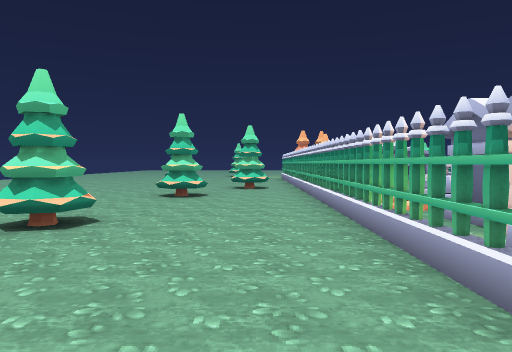
[1] (above)

24 first-person views from a walk through a level from a Godot 3-D game. The camera is 1.5 m above the floor, tilts 2° down and sees 70° across. Doors that lead somewhere are drawn open, without their leaves. The floor is counted in squares, 1.8 m on a side. Each view is taken from the middle of a square. On the plan, view 1 faces up. The plan holds only what a view shows up to about 12 squares ahead; the rest is blank. The place goes on beyond the plan.

[2]
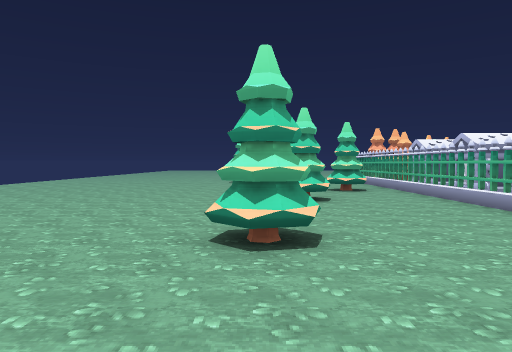

[3]
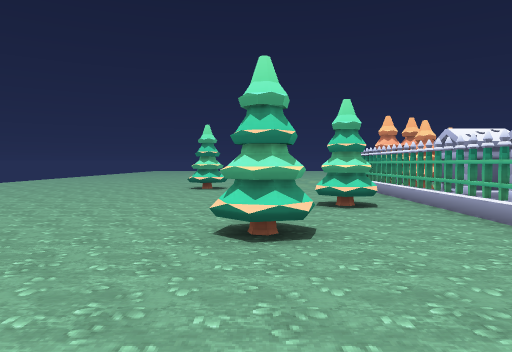

[4]
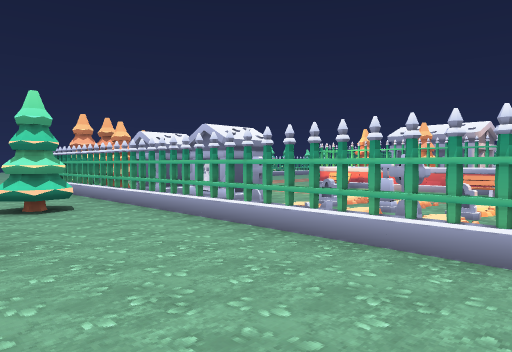

[5]
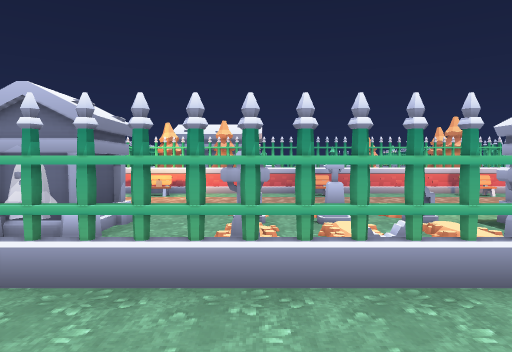

[6]
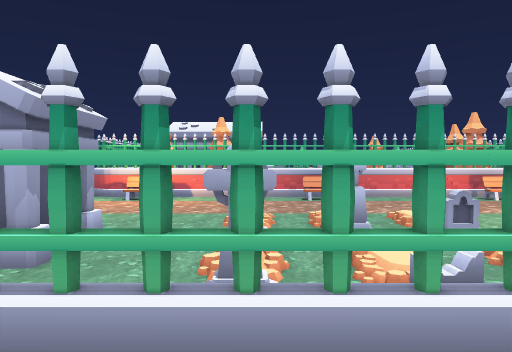

[7]
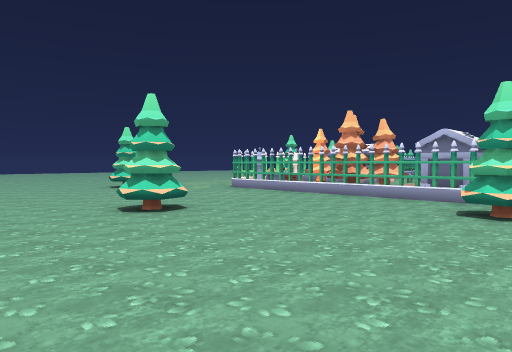

[8]
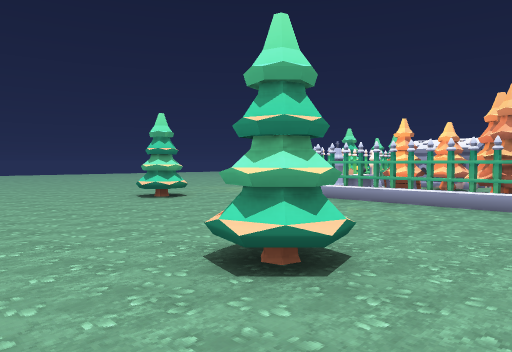

[9]
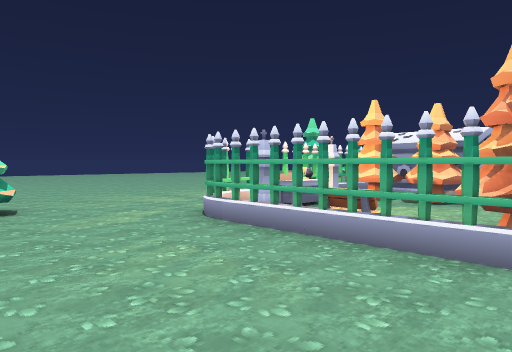

[10]
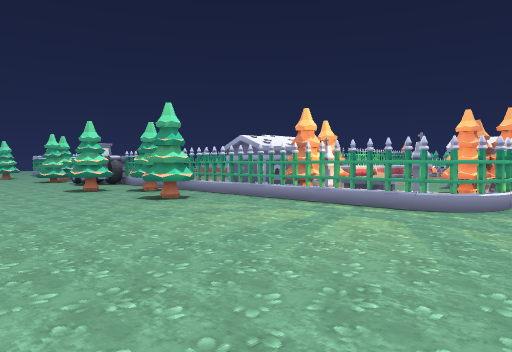

[11]
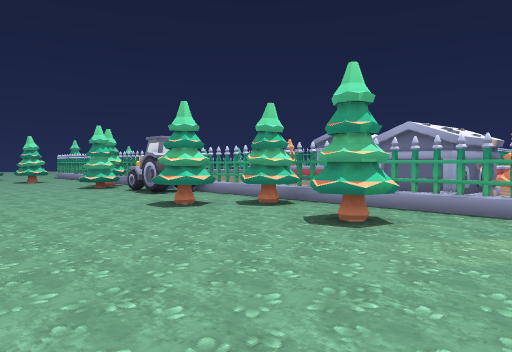

[12]
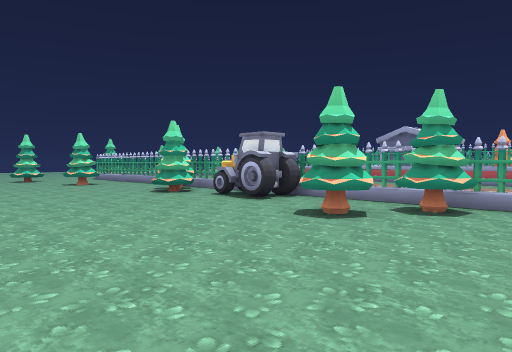

[13]
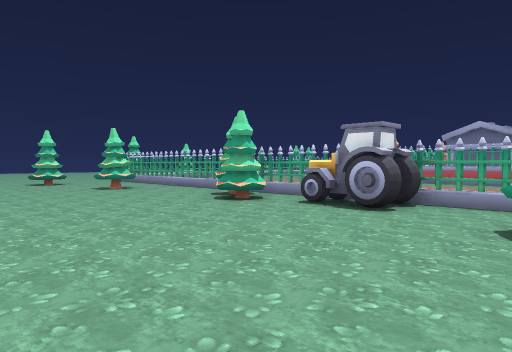

[14]
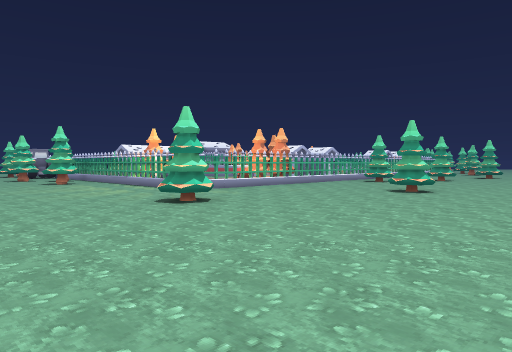

[15]
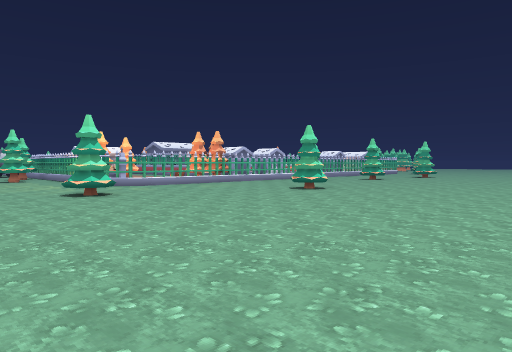

[16]
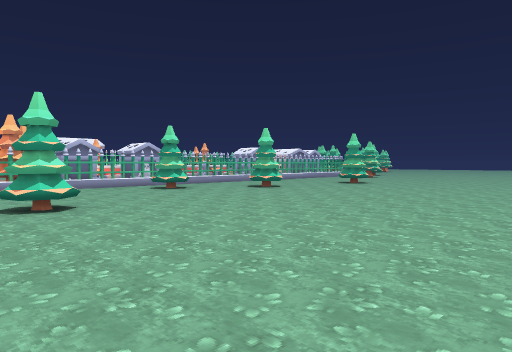

[17]
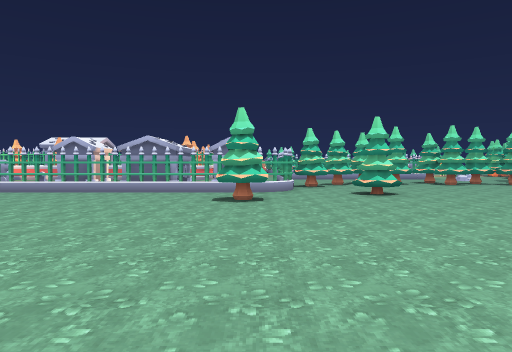

[18]
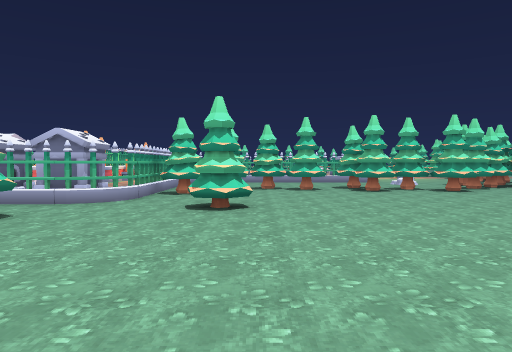

[19]
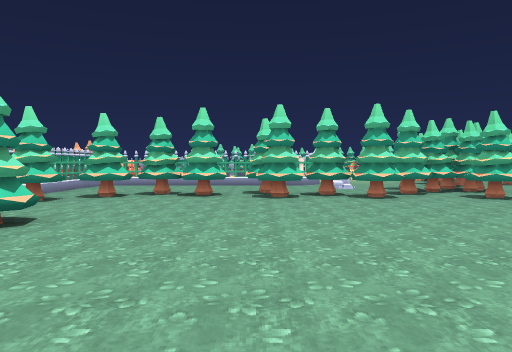

[20]
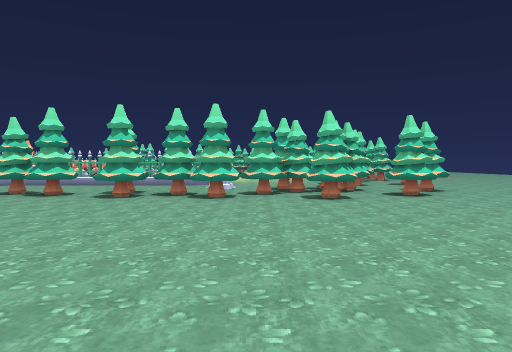

[21]
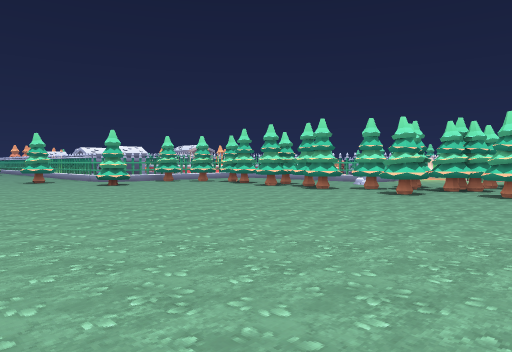

[22]
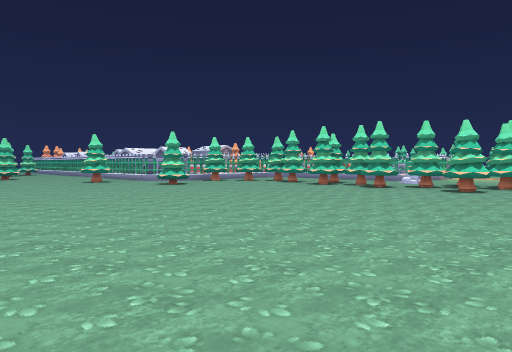

[23]
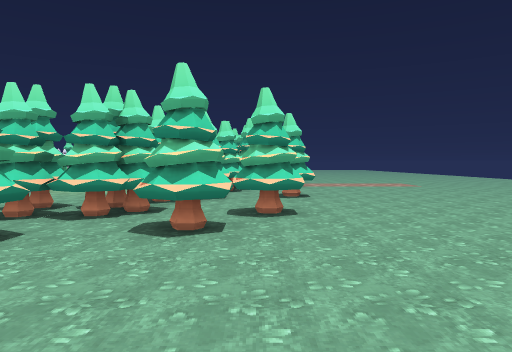

[24]
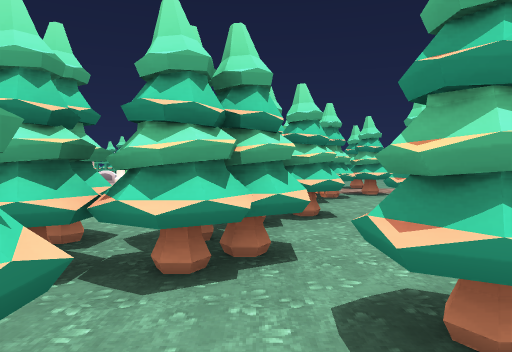

### Floor plan
Key: @ floor where view 1 was taken; # wall or solid block; x gap in a wall; . main floor; : floor 0.25 m higher than the main floor; D open door; T pine tree; F fence; B bench; C column; A altar; O other object.
Columns run from 11 left of view 1 to 18 right of it. Each row starts with its distance up from view 1.
 29             ..     . .. ..
 28    . ..... .... . ............
 27 . ............................
 26  .............................
 25 ..............................
 24 ..........T...........#.......
 23  .........T........T.##.....TT
 22  ....................##..###T#
 21  ............#CAC######x## ###
 20  ...........##AATT###
 19 ............#B . ##
 18  ............B . ##
 17 .......TT....TTT
 16 .............T#
 15  ...........###
 14  ...........###D
 13 ...........T###    .###
 12 ...........T###  ...##
 11  ...........#### ...## T
 10   .......T..##   ...# TT
  9   .......T...O:O:...#
  8   ...........x:O:...#
  7   ...........O.O....#O
  6   ..........####....#
  5      ...T...####....F
  4       ......###   ..B
  3       ......###   ..FTT#
  2       ......####    OOO
  1     ........####
  0     .......@####
 -1   . ......#..###
 -2     .........#######
 -3     ...........## ..
 -4       ......T..###..
 -5      .......T....# .
 -6       ...........# .
 -7       ..........TT .
 -8       ..........T##.
 -9      ...........TT#.
-10      ............T..
-11      ...........TT.OO
-12      ............TTT..
-13      ............##T..
-14     ............#.#T
-15     ..............####O  O
-16      ............#..##.#TO
-17     . ............#.....T
-18       . ..    .......##..#.#

Where each view was taken, in squares from view 1:
view 1: 0 up, 0 right, facing up
view 2: 1 up, 3 left, facing up
view 3: 5 up, 2 left, facing up
view 4: 5 up, 2 left, facing up-right
view 5: 9 up, 1 left, facing right
view 6: 9 up, 0 right, facing right
view 7: 11 up, 7 left, facing up-right
view 8: 15 up, 6 left, facing up-right
view 9: 16 up, 2 left, facing up-right
view 10: 28 up, 0 right, facing down-right
view 11: 28 up, 5 right, facing down-right
view 12: 29 up, 8 right, facing down-right
view 13: 29 up, 11 right, facing down-right
view 14: 28 up, 8 left, facing down-right
view 15: 27 up, 11 left, facing down-right
view 16: 19 up, 11 left, facing down-right
view 17: 1 down, 9 left, facing right
view 18: 5 down, 6 left, facing right
view 19: 8 down, 4 left, facing right
view 20: 12 down, 4 left, facing right
view 21: 18 down, 5 left, facing up-right
view 22: 17 down, 7 left, facing up-right
view 23: 17 down, 1 right, facing right
view 24: 15 down, 4 right, facing right
